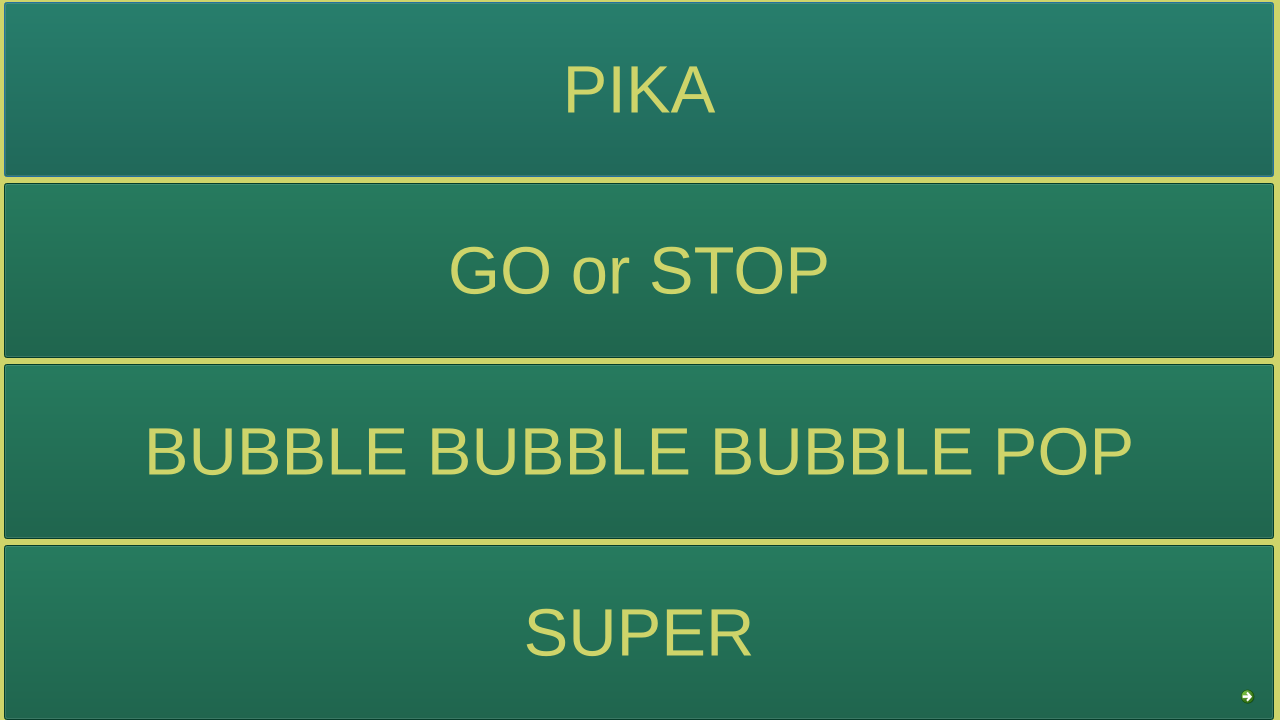
<?xml version="1.0" encoding="UTF-8"?>
<ui version="4.0">
 <class>Dialog</class>
 <widget class="QDialog" name="Dialog">
  <property name="geometry">
   <rect>
    <x>0</x>
    <y>0</y>
    <width>1280</width>
    <height>720</height>
   </rect>
  </property>
  <property name="minimumSize">
   <size>
    <width>1280</width>
    <height>720</height>
   </size>
  </property>
  <property name="windowTitle">
   <string>인생은 즐겁게</string>
  </property>
  <property name="styleSheet">
   <string notr="true">background-color: rgb(206, 212, 106);
color:  rgb(7, 85, 59);
</string>
  </property>
  <widget class="QPushButton" name="pushButton">
   <property name="geometry">
    <rect>
     <x>4</x>
     <y>2</y>
     <width>1270</width>
     <height>175</height>
    </rect>
   </property>
   <property name="minimumSize">
    <size>
     <width>1270</width>
     <height>175</height>
    </size>
   </property>
   <property name="font">
    <font>
     <pointsize>50</pointsize>
    </font>
   </property>
   <property name="styleSheet">
    <string notr="true">background-color: rgb(7, 85, 59);
color: rgb(206, 212, 106);</string>
   </property>
   <property name="text">
    <string>PIKA</string>
   </property>
  </widget>
  <widget class="QPushButton" name="pushButton_2">
   <property name="geometry">
    <rect>
     <x>4</x>
     <y>183</y>
     <width>1270</width>
     <height>175</height>
    </rect>
   </property>
   <property name="minimumSize">
    <size>
     <width>1270</width>
     <height>175</height>
    </size>
   </property>
   <property name="font">
    <font>
     <pointsize>50</pointsize>
    </font>
   </property>
   <property name="styleSheet">
    <string notr="true">background-color: rgb(7, 85, 59);
color: rgb(206, 212, 106);</string>
   </property>
   <property name="text">
    <string>GO or STOP</string>
   </property>
  </widget>
  <widget class="QPushButton" name="pushButton_3">
   <property name="geometry">
    <rect>
     <x>4</x>
     <y>364</y>
     <width>1270</width>
     <height>175</height>
    </rect>
   </property>
   <property name="minimumSize">
    <size>
     <width>1270</width>
     <height>175</height>
    </size>
   </property>
   <property name="font">
    <font>
     <pointsize>50</pointsize>
    </font>
   </property>
   <property name="styleSheet">
    <string notr="true">background-color: rgb(7, 85, 59);
color: rgb(206, 212, 106);</string>
   </property>
   <property name="text">
    <string>BUBBLE BUBBLE BUBBLE POP</string>
   </property>
  </widget>
  <widget class="QPushButton" name="pushButton_4">
   <property name="geometry">
    <rect>
     <x>4</x>
     <y>545</y>
     <width>1270</width>
     <height>175</height>
    </rect>
   </property>
   <property name="minimumSize">
    <size>
     <width>1270</width>
     <height>175</height>
    </size>
   </property>
   <property name="font">
    <font>
     <pointsize>50</pointsize>
    </font>
   </property>
   <property name="styleSheet">
    <string notr="true">background-color: rgb(7, 85, 59);
color: rgb(206, 212, 106);</string>
   </property>
   <property name="text">
    <string>SUPER</string>
   </property>
  </widget>
  <widget class="QCommandLinkButton" name="commandLinkButton">
   <property name="geometry">
    <rect>
     <x>1233</x>
     <y>679</y>
     <width>40</width>
     <height>40</height>
    </rect>
   </property>
   <property name="text">
    <string/>
   </property>
  </widget>
  <zorder>pushButton_4</zorder>
  <zorder>pushButton</zorder>
  <zorder>pushButton_2</zorder>
  <zorder>pushButton_3</zorder>
  <zorder>commandLinkButton</zorder>
 </widget>
 <resources/>
 <connections>
  <connection>
   <sender>commandLinkButton</sender>
   <signal>clicked()</signal>
   <receiver>Dialog</receiver>
   <slot>nachHause_click_open()</slot>
   <hints>
    <hint type="sourcelabel">
     <x>1265</x>
     <y>707</y>
    </hint>
    <hint type="destinationlabel">
     <x>1265</x>
     <y>719</y>
    </hint>
   </hints>
  </connection>
  <connection>
   <sender>pushButton</sender>
   <signal>clicked()</signal>
   <receiver>Dialog</receiver>
   <slot>run_PIKA()</slot>
   <hints>
    <hint type="sourcelabel">
     <x>1238</x>
     <y>93</y>
    </hint>
    <hint type="destinationlabel">
     <x>1279</x>
     <y>91</y>
    </hint>
   </hints>
  </connection>
  <connection>
   <sender>pushButton_2</sender>
   <signal>clicked()</signal>
   <receiver>Dialog</receiver>
   <slot>run_GOSTOP()</slot>
   <hints>
    <hint type="sourcelabel">
     <x>1220</x>
     <y>271</y>
    </hint>
    <hint type="destinationlabel">
     <x>1279</x>
     <y>273</y>
    </hint>
   </hints>
  </connection>
  <connection>
   <sender>pushButton_3</sender>
   <signal>clicked()</signal>
   <receiver>Dialog</receiver>
   <slot>run_BUBBLE()</slot>
   <hints>
    <hint type="sourcelabel">
     <x>1238</x>
     <y>457</y>
    </hint>
    <hint type="destinationlabel">
     <x>1279</x>
     <y>456</y>
    </hint>
   </hints>
  </connection>
  <connection>
   <sender>pushButton_4</sender>
   <signal>clicked()</signal>
   <receiver>Dialog</receiver>
   <slot>run_SUPER()</slot>
   <hints>
    <hint type="sourcelabel">
     <x>1242</x>
     <y>604</y>
    </hint>
    <hint type="destinationlabel">
     <x>1279</x>
     <y>605</y>
    </hint>
   </hints>
  </connection>
 </connections>
 <slots>
  <slot>slot1()</slot>
  <slot>nachHause_click_open()</slot>
  <slot>run_PIKA()</slot>
  <slot>run_GOSTOP()</slot>
  <slot>run_SUPER()</slot>
  <slot>run_BUBBLE()</slot>
 </slots>
</ui>
